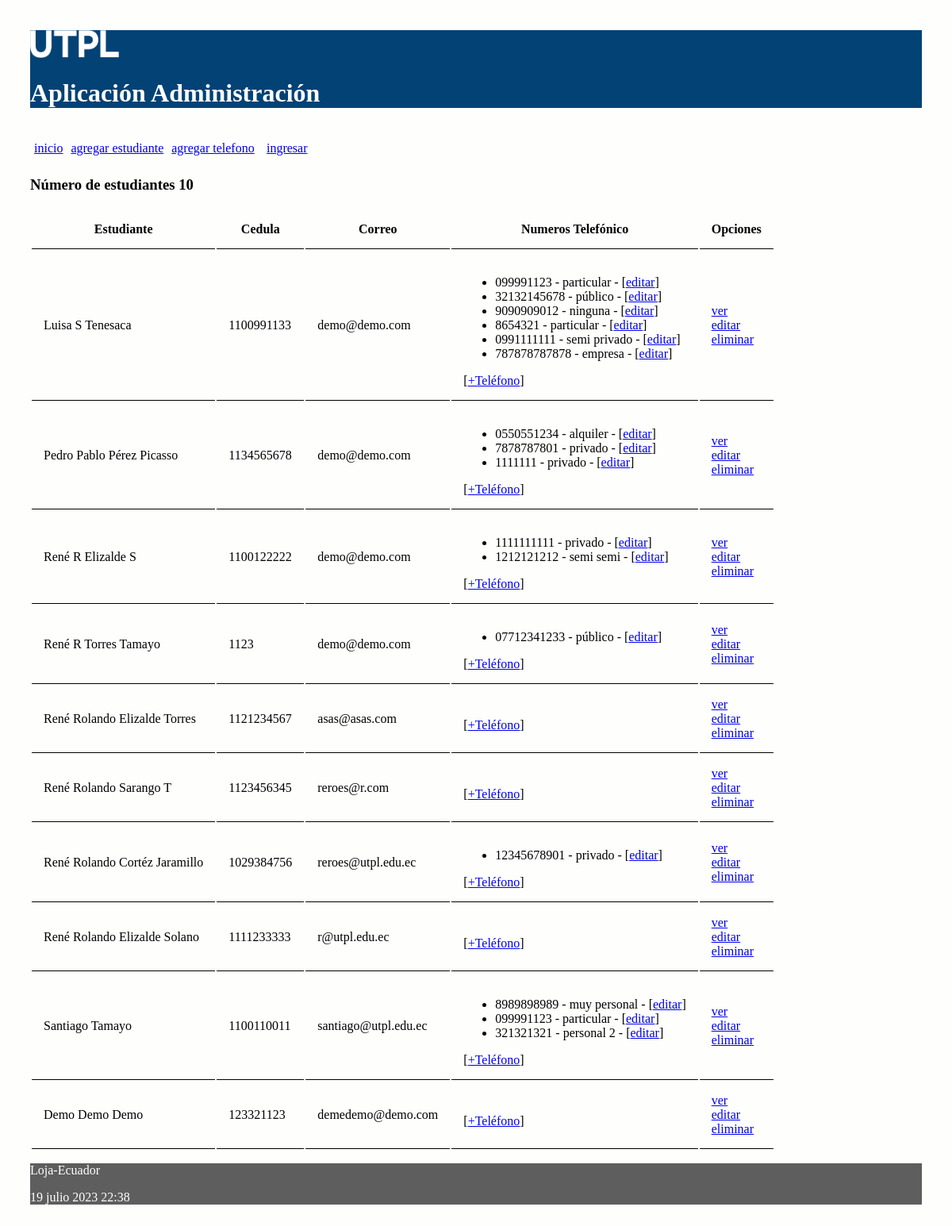
Before: / with the older database file.
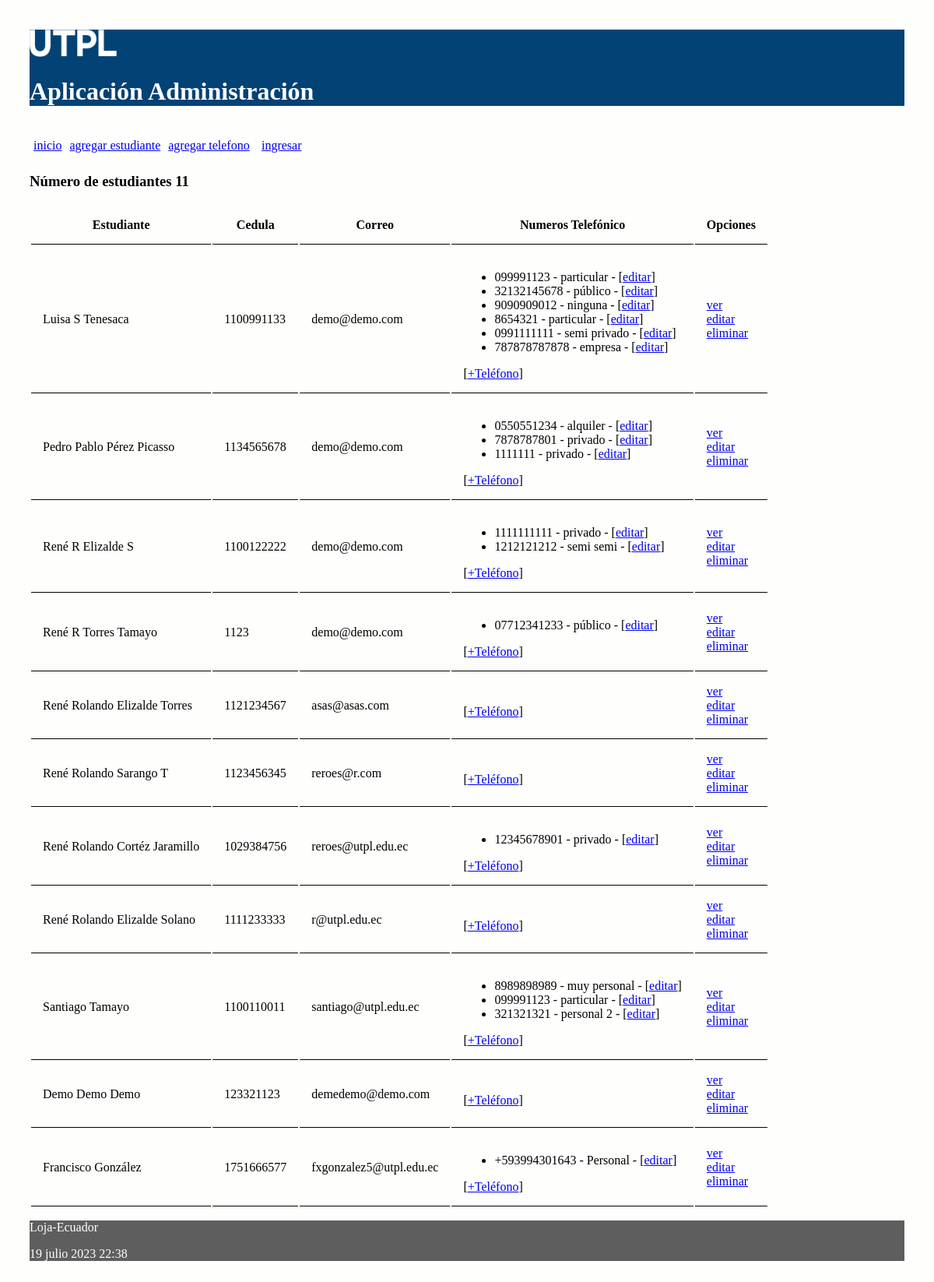
After: the same page with the newer database file.
### administrativo/models.py (models this page shows, shortened)
class Estudiante(models.Model):
    nombre = models.CharField(max_length=30)
    apellido = models.CharField(max_length=30)
    cedula = models.CharField(max_length=30, unique=True)
    correo = models.EmailField()

class NumeroTelefonico(models.Model):
    telefono = models.CharField(max_length=100)
    tipo = models.CharField(max_length=100)
    estudiante = models.ForeignKey(Estudiante, on_delete=models.CASCADE,
            related_name="numeros_telefonicos")

### administrativo/views.py (the view)
# urls.py: path('', views.index, name='index'),
def index(request):
    estudiantes = Estudiante.objects.all()
    informacion_template = {'estudiantes': estudiantes, 'numero_estudiantes': len(estudiantes)}
    return render(request, 'index.html', informacion_template)

### administrativo/templates/index.html (shortened to what this page needs)
{% extends "master.html" %}
{% block content %}
<h3>Número de estudiantes {{ numero_estudiantes }}</h3>
<table id="tabla_datos">
  <thead>
    <tr>
      <th>Estudiante</th>
      <th>Cedula</th>
      <th>Correo</th>
      <th>Numeros Telefónico </th>
      <th>Opciones</th>
    </tr>
  </thead>
  {% for e in estudiantes %}
  <tr>
    <td> {{e.nombre}} {{e.apellido}}</td>
    <td> {{e.cedula}}</td>
    <td> {{e.correo}}</td>
    <td>
      <ul>
        {% for t in e.numeros_telefonicos.all %}
          <li>
            <span>{{t.telefono}} - {{t.tipo}} - [<a href="{% url 'editar_numero_telefonico' t.id %}">editar</a>] </span>
          </li>
        {% endfor %}
      </ul>
        [<a href="{% url 'crear_numero_telefonico_estudiante' e.id%}">+Teléfono</a>]
    </td>
    <td> <a href="{% url 'obtener_estudiante' e.id %}">ver</a> <br>
      <a href="{% url 'editar_estudiante' e.id %}">editar</a> <br>
      <a href="{% url 'eliminar_estudiante' e.id %}"
      onclick="return confirm('¿Está seguro de la eliminación?')" >
      eliminar</a>
    </td>
  </tr>
  {% endfor %}
</table>
{% endblock %}

### administrativo/templates/master.html (shortened to what this page needs)
<!DOCTYPE html>
<html>
  <head>
    {% load static %}
    <link rel="stylesheet" type="text/css" href="{% static 'css/estilos.css' %}">
    <link rel="stylesheet" type="text/css" href="https://cdn.datatables.net/1.10.25/css/jquery.dataTables.min.css">
  </head>
  <body>
  <header>
    <img src="{% static 'images/logo.png' %}" height="10%" width="10%" alt="My image">
    <h1>Aplicación Administración </h1>
    <nav class="top_menu">
      <ul>
        <li><a href="{% url 'index' %}">inicio</a></li>
        <li><a href="{% url 'crear_estudiante' %}">agregar estudiante</a></li>
        <li><a href="{% url 'crear_numero_telefonico' %}">agregar telefono</a></li>
        {% if user.is_authenticated %}
          <li><a href="{% url 'logout_view' %}">salir</a></li>
        {% else %}
          <li>[<a href="{% url 'login' %}">ingresar</a>]</li>
        {% endif %}
      </ul>
    </nav>
  </header>
  <section>
      {% block content %}
      {% endblock %}
  </section>
    <footer>
      <p>Loja-Ecuador</p>
      <p>{% now "j F Y H:i" %}</p>
    </footer>
  </body>
</html>

### administrativo/static/css/estilos.css (style rules this page uses)
body { background: #FEFEFD; padding: 30px; }
header { background: #034275; color: #FFF; }
section { width: 100%; }
th, td { padding: 15px; border-bottom: 1px solid black; }
.top_menu ul { list-style:none; float:left; padding: 5px; width:95%; }
.top_menu ul li { float:left; margin-right:10px; margin-bottom:5px; text: #FFF; }
footer { background: #5E5E5E; color: #FFF; }

Changed rows visible on the page:
added Estudiante: nombre "Francisco", apellido "González", cedula "1751666577", correo "fxgonzalez5@utpl.edu.ec"
added NumeroTelefonico: telefono "+593994301643", tipo "Personal", shown under "Francisco"
Other visible differences:
{{ numero_estudiantes }}: "10" → "11"
